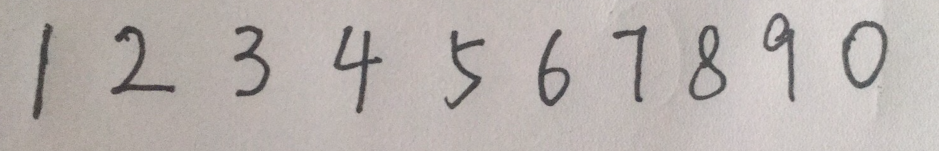
#> input picture data/handwrite.png, 1878 x 302 px (shown at 1/2 size)
$ python -i utils.py   (imports and definitions only)
#> lines starting #> are read from the running program, lines starting #| are printed output that depends on the picture; after the words box and inside, x2 and y2 are one past the last pixel; in counts of white or black regions, pixels touching at a corner belong together
# -*- coding: utf-8 -*-

import numpy as np
from pathlib import Path
import json

import matplotlib
# [1 line not run here, left out]
import matplotlib.pyplot as plt

def check_dir_exists(path):
    if not Path(path).exists():
        Path(path).mkdir(parents=True)

# [29 lines left out: functions save_weights, load_weights, restore_weights, not called in this run]

def img_preprocess(img):
    return img / 255.

def transfer_samples(img_path):
#> called with img_path = '../data/handwrite.png'
    import cv2
    img = cv2.imread(img_path, cv2.IMREAD_GRAYSCALE)
#> img: shape (302, 1878); min 31, max 224, mean 178.7
    img = cv2.bitwise_not(img)
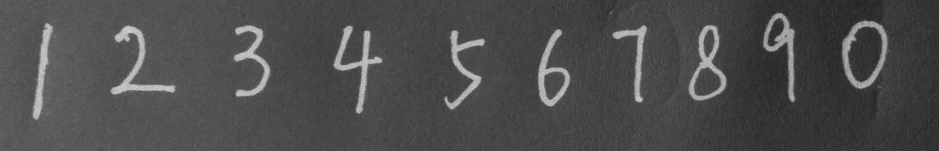
#> img: shape (302, 1878) (shown at 1/2 size); min 31, max 224, mean 76.3
    img = cv2.dilate(img, np.ones((3,3),np.uint8), iterations=1)
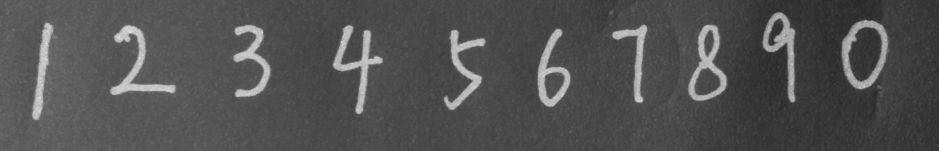
#> img: shape (302, 1878) (shown at 1/2 size); min 37, max 224, mean 81.1
    threshold = 125
    img[img<threshold] = 0
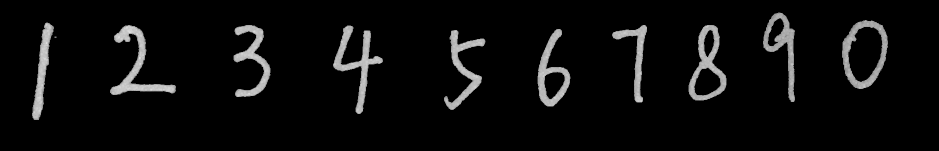
#> img: shape (302, 1878) (shown at 1/2 size); min 0, max 224, mean 12.3
    img[img>threshold] = img[img>threshold]* 1.25
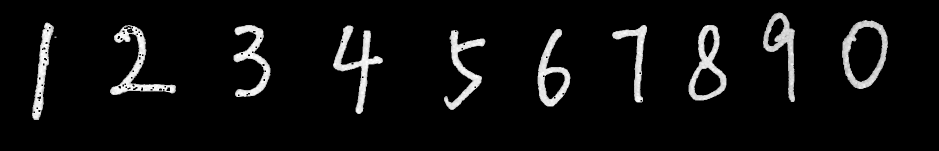
#> img: shape (302, 1878) (shown at 1/2 size); 6.95% of pixels changed, all inside (x1, y1, x2, y2) = (64, 25, 1776, 240)
    img[img>255] = 255
    img = cv2.morphologyEx(img, cv2.MORPH_CLOSE, np.ones((5,5),np.uint8))
    img = cv2.resize(img, (28, 28))
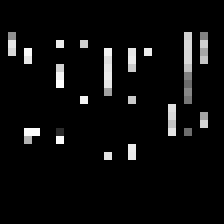
#> img: shape (28, 28) (shown 8 times larger); min 0, max 255, mean 13
    cv2.imwrite(img_path.split('/')[-1], img)


# [20 lines left out: functions cal_precision, draw_loss_graph, not called in this run]


# [2 lines not run here, left out]

>>> result = transfer_samples('../data/handwrite.png')
